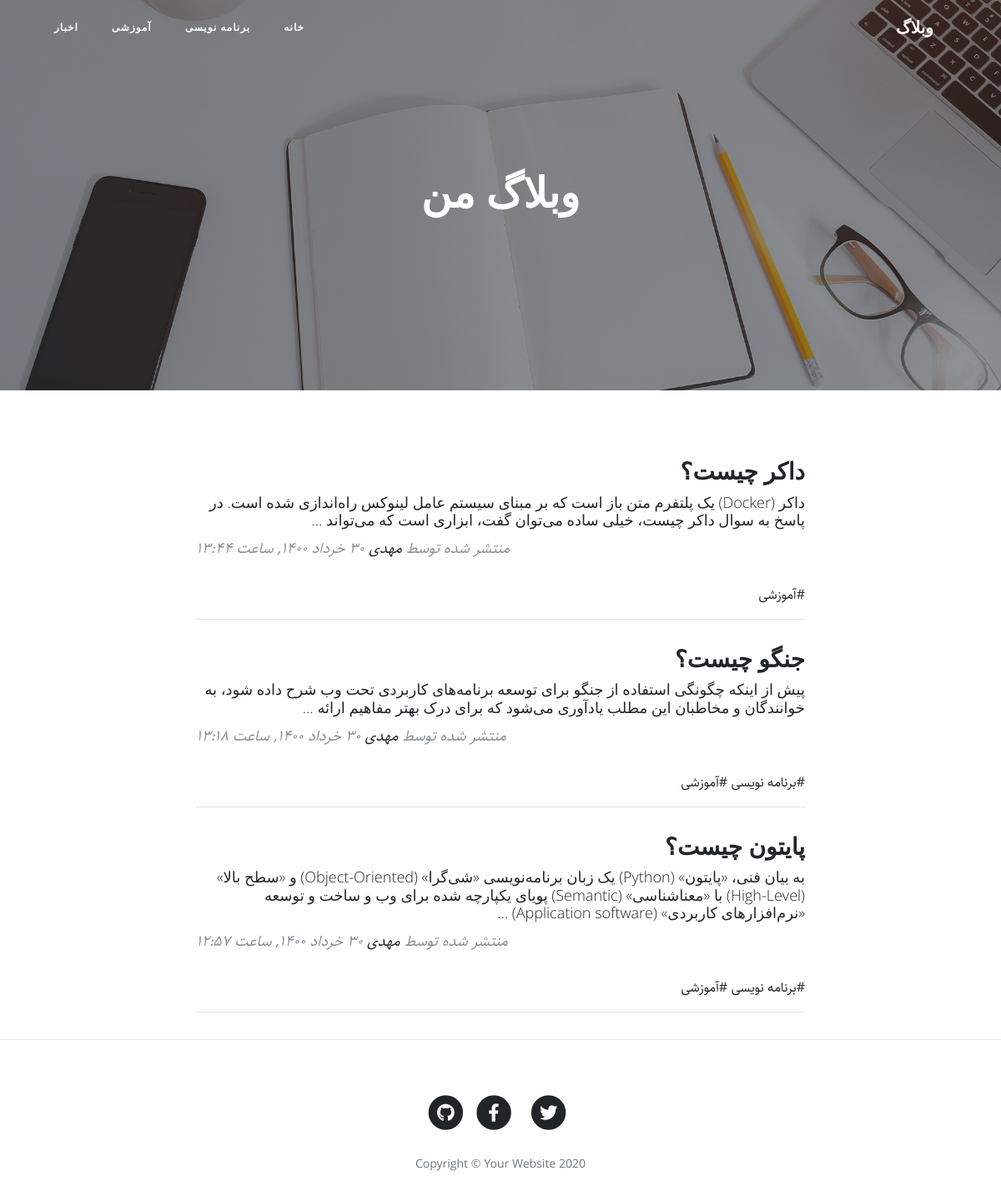
The app's page /, older data.
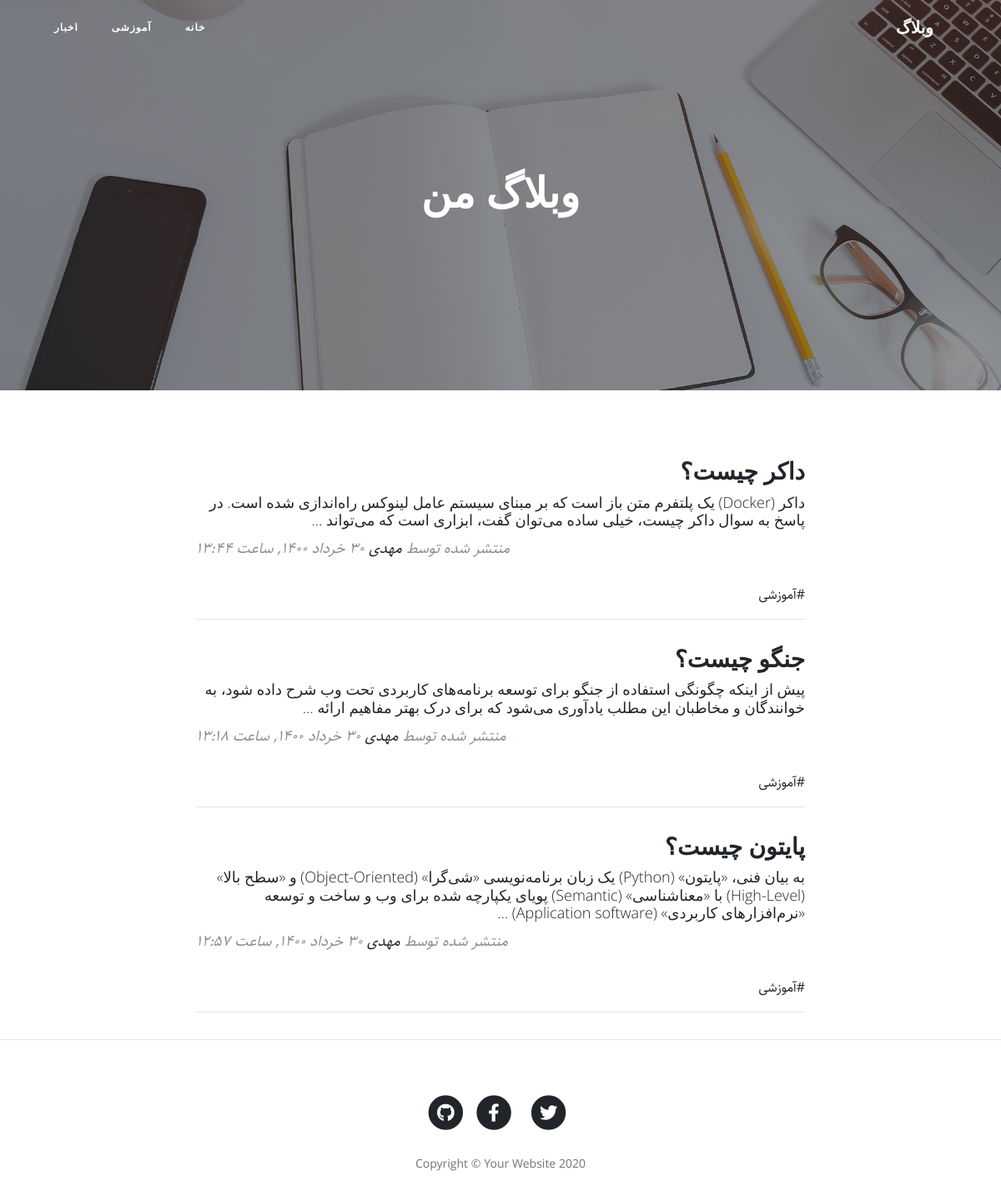
The same page, newer data.
### blog/models.py (models this page shows, shortened)
class Category(models.Model):
    title = models.CharField(max_length = 200, verbose_name = "عنوان دسته بندی")
    slug = models.SlugField(max_length = 100, unique = True, verbose_name = "آدرس دسته بندی")
    status = models.BooleanField(default = True, verbose_name = "آیا نمایش داده شود؟")
    position = models.IntegerField(verbose_name = "پوزیشن")
    class Meta:
        verbose_name = "دسته بندی"
        verbose_name_plural = "دسته بندی ها"
        ordering = ['position']
    objects = CategoryManager()

class Article(models.Model):
    STATUS_CHOICES = (
        ('d', 'پیش نویس'),
        ('p', 'منتشر شده'),
    )
    title = models.CharField(max_length = 200, verbose_name = "عنوان مقاله")
    slug = models.SlugField(max_length = 100, unique = True, verbose_name = "آدرس مقاله")
    category = models.ManyToManyField(Category, verbose_name = "دسته بندی", related_name = "articles")
    description = models.TextField(verbose_name = "محتوا")
    thumbnail = models.ImageField(upload_to = "images", verbose_name = "تصویر مقاله")
    publish = models.DateTimeField(default = timezone.now, verbose_name = "زمان انتشار")
    created = models.DateTimeField(auto_now_add = True)
    updated = models.DateTimeField(auto_now = True)
    status = models.CharField(max_length = 1, choices = STATUS_CHOICES, verbose_name = "وضعیت")
    class Meta:
        verbose_name = "مقاله"
        verbose_name_plural = "مقالات"
        ordering = ['-publish']
    def jpublish(self):
        return jalali_converter(self.publish)
    jpublish.short_description = "زمان انتشار"
    objects = ArticleManager()

### blog/views.py (the view)
# urls.py: path('', ArticleList.as_view(), name = "home"),
class ArticleList(ListView):
    queryset = Article.objects.published()
    paginate_by = 3

### blog/models.py (called while the page is built)
    def active(self):
        return self.filter(status = True)

### blog/templatetags/base_tags.py (called while the page is built)
@register.simple_tag
def title():
    return "وبلاگ"

@register.inclusion_tag("blog/partials/category_navbar.html")
def category_navbar():
    return {
        "category": Category.objects.active()
    }

### extensions/jalali.py (called while the page is built)
    def persian_tuple(self):
        return self.persian_year, self.persian_month, self.persian_day

### extensions/utils.py (called while the page is built)
def persian_numbers_converter(mystr):
    numbers = {
        "0" : "۰",
        "1" : "۱",
        "2" : "۲",
        "3" : "۳",
        "4" : "۴",
        "5" : "۵",
        "6" : "۶",
        "7" : "۷",
        "8" : "۸",
        "9" : "۹",
    }
    for e, p in numbers.items():
        mystr = mystr.replace(e, p)
    return mystr

### blog/templates/blog/article_list.html (shortened to what this page needs)
{% extends 'blog/base.html' %}
{% load static %}
{% block main %}
  <header class="masthead" style="background-image: url('{% static 'blog/img/home-bg.jpg' %}')">
    <div class="overlay"></div>
    <div class="container">
      <div class="row">
        <div class="col-lg-8 col-md-10 mx-auto">
          <div class="site-heading">
            <h1>وبلاگ من</h1>
          </div>
        </div>
      </div>
    </div>
  </header>
  <div class="container">
    <div class="row">
      <div class="col-lg-8 col-md-10 mx-auto">
        {% for article in object_list %}
          <div class="post-preview">
            <a href="{% url 'blog:detail' article.slug %}">
              <h2 class="post-title">
                {{ article.title }}
              </h2>
              <h3 class="post-subtitle">
                {{ article.description | truncatewords:30 }}
              </h3>
            </a>
            <p class="post-meta">منتشر شده توسط
              <a href="#">مهدی</a>
              {{ article.jpublish }}</p>
          </div>
          <div>
            {% for cat in article.category.active %}
              <a href="{% url 'blog:category' cat.slug %}">#{{ cat.title }}</a>
            {% endfor %}
          </div>
          <hr>
        {% endfor %}
      </div>
    </div>
  </div>
{% endblock %}

### blog/templates/blog/partials/category_navbar.html
<div class="collapse navbar-collapse" id="navbarResponsive">
  <ul class="navbar-nav ml-auto">
      <li class="nav-item">
        <a class="nav-link" href="{% url 'blog:home' %}">خانه</a>
      </li>
      {% for cat in category %}
        <li class="nav-item">
          <a class="nav-link" href="{% url 'blog:category' cat.slug %}">{{ cat.title }}</a>
        </li>
      {% endfor %}
  </ul>
</div>

Row changes from the older to the newer data that the page shows:
no longer on this page (row edited): Category: title "برنامه نویسی"
